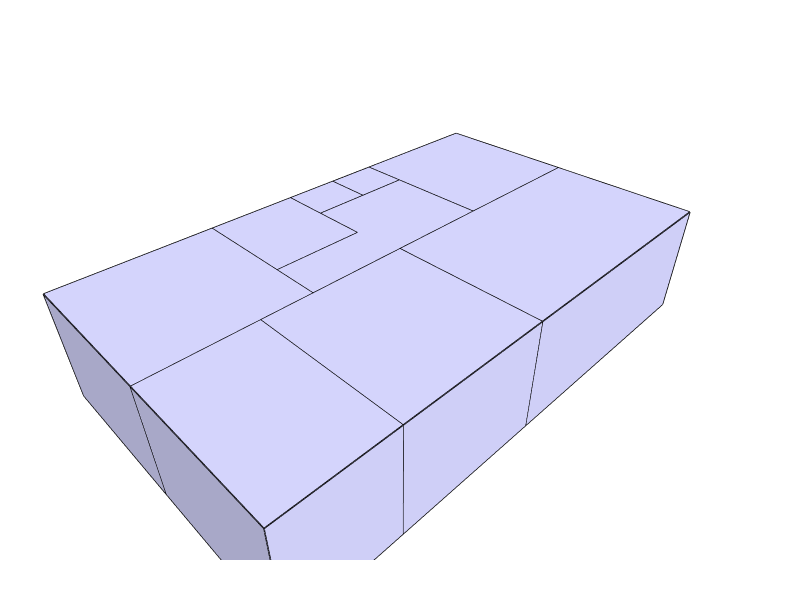

Source (notebook cell):
### Markdown cell above
## 6. Show the geometry

### Code cell
Topology.Show(objects_old,
              faceColor=[210,210,250],
              faceOpacity=0.5,
              edgeColor="black",
              edgeWidth=3,
              showVertices=False,
              backgroundColor="white",
              width=800,
              height=600,
              renderer = renderer)

### Figure 1 — Plotly figure (JSON) as saved in the notebook; plotly's stock layout.template omitted (floating-point values rounded to 4 significant figures; data arrays with more than 128 entries replaced by an {"elided": "..."} marker saying what was removed)
{"data": [{"hoverinfo": "text", "legendgroup": "2", "legendrank": 2, "line": {"color": "black", "dash": "solid", "width": 3}, "marker": {"size": 0}, "mode": "lines", "name": "1: default (Edges)", "showlegend": false, "text": "", "type": "scatter3d", "x": {"elided": "237 float values"}, "y": {"elided": "237 float values"}, "z": {"elided": "237 int values"}}, {"cmax": 1, "cmin": 0, "color": "#D2D2FA", "colorscale": [[0, "#440154"], [0.1111, "#482878"], [0.2222, "#3e4989"], [0.3333, "#31688e"], [0.4444, "#26828e"], [0.5556, "#1f9e89"], [0.6667, "#35b779"], [0.7778, "#6ece58"], [0.8889, "#b5de2b"], [1, "#fde725"]], "flatshading": true, "hoverinfo": "text", "hovertext": "", "i": [0, 3, 3, 5, 6, 5, 3, 3, 3, 4, 10, 2, 11, 1, 1, 11, 10, 9, 10, 8, 12, 12, 14, 14, 14, 14, 15, 13, 13, 17, 17, 8, 17, 16, 13, 13, 19, 20, 20, 21, 12, 16, 20, 22, 21, 23, 25, 18, 9, 4, 9, 25, 25, 17, 24, 24, 4, 4, 18, 18, 25, 28, 28, 29, 29, 29, 28, 28, 2, 2, 29, 29, 31, 31, 31, 29, 32, 32, 32, 32, 32, 33, 16, 22, 34, 35, 35, 35, 35, 39, 34, 19, 19, 37, 23, 24, 23, 39, 19, 19, 34, 40, 40, 41, 41, 28, 41, 41, 21, 36, 23, 37], "j": [1, 2, 0, 0, 7, 6, 6, 8, 9, 9, 9, 10, 10, 11, 0, 1, 11, 10, 7, 7, 5, 3, 5, 15, 6, 12, 12, 16, 17, 13, 3, 6, 8, 6, 3, 4, 13, 12, 13, 20, 20, 12, 21, 20, 19, 19, 24, 24, 25, 9, 8, 9, 17, 16, 17, 22, 2, 26, 4, 27, 18, 27, 26, 26, 2, 10, 29, 9, 1, 30, 26, 30, 30, 1, 11, 31, 14, 12, 33, 15, 20, 20, 15, 16, 21, 36, 21, 37, 38, 38, 39, 24, 39, 21, 21, 23, 37, 23, 18, 27, 19, 39, 41, 40, 27, 25, 28, 24, 32, 32, 33, 33], "k": [2, 4, 2, 3, 0, 0, 5, 6, 8, 3, 4, 4, 2, 2, 7, 7, 7, 8, 8, 6, 3, 13, 12, 6, 5, 15, 16, 12, 16, 3, 8, 16, 16, 15, 4, 18, 18, 13, 19, 19, 22, 22, 23, 23, 23, 24, 18, 19, 18, 18, 17, 17, 24, 22, 22, 23, 26, 27, 27, 28, 28, 26, 29, 2, 10, 9, 9, 25, 30, 26, 30, 31, 1, 11, 10, 10, 12, 20, 15, 14, 33, 22, 33, 33, 19, 21, 34, 36, 37, 35, 35, 39, 34, 36, 37, 39, 38, 38, 27, 40, 40, 34, 39, 27, 28, 24, 24, 39, 20, 21, 22, 23], "legendgroup": "3", "legendrank": 3, "lighting": {"facenormalsepsilon": 0}, "name": "1: default (Faces)", "opacity": 1, "showlegend": false, "showscale": false, "text": "", "type": "mesh3d", "x": [25.41, 25.41, 274.1, 395.8, 395.8, 395.8, 395.8, 25.41, 395.8, 395.8, 274.1, 25.41, 616.2, 616.2, 616.2, 616.2, 616.2, 616.2, 633.8, 880.5, 752.2, 880.5, 752.2, 880.5, 880.5, 633.8, 274.1, 633.8, 633.8, 274.1, 25.41, 25.41, 752.2, 752.2, 1242.0, 1242.0, 880.5, 880.5, 1242.0, 1242.0, 1242.0, 1242.0], "y": [915.5, 549.2, 549.2, 666.8, 549.2, 915.5, 915.5, 915.5, 666.8, 549.2, 549.2, 549.2, 798.2, 666.8, 915.5, 915.5, 798.2, 666.8, 549.2, 549.2, 798.2, 798.2, 798.2, 798.2, 549.2, 549.2, 183.0, 183.0, 183.0, 183.0, 183.0, 183.0, 915.5, 915.5, 549.2, 915.5, 915.5, 915.5, 915.5, 549.2, 183.0, 183.0], "z": [270, 270, 270, 270, 270, 270, 0, 0, 0, 0, 0, 0, 270, 270, 270, 0, 0, 0, 270, 270, 270, 270, 0, 0, 0, 0, 270, 270, 0, 0, 270, 0, 270, 0, 270, 270, 270, 0, 0, 0, 270, 0]}], "layout": {"autosize": true, "height": 600, "margin": {"b": 40, "l": 40, "r": 40, "t": 40}, "paper_bgcolor": "#FFFFFF", "plot_bgcolor": "#FFFFFF", "scene": {"aspectmode": "data", "camera": {"center": {"x": 0, "y": 0, "z": 0}, "eye": {"x": -1.25, "y": -1.25, "z": 1.25}, "projection": {"type": "perspective"}, "up": {"x": 0, "y": 0, "z": 1}}, "xaxis": {"visible": false}, "yaxis": {"visible": false}, "zaxis": {"visible": false}}, "showlegend": true, "width": 800, "xaxis": {"showgrid": false, "visible": false, "zeroline": false}, "yaxis": {"showgrid": false, "visible": false, "zeroline": false}}}
